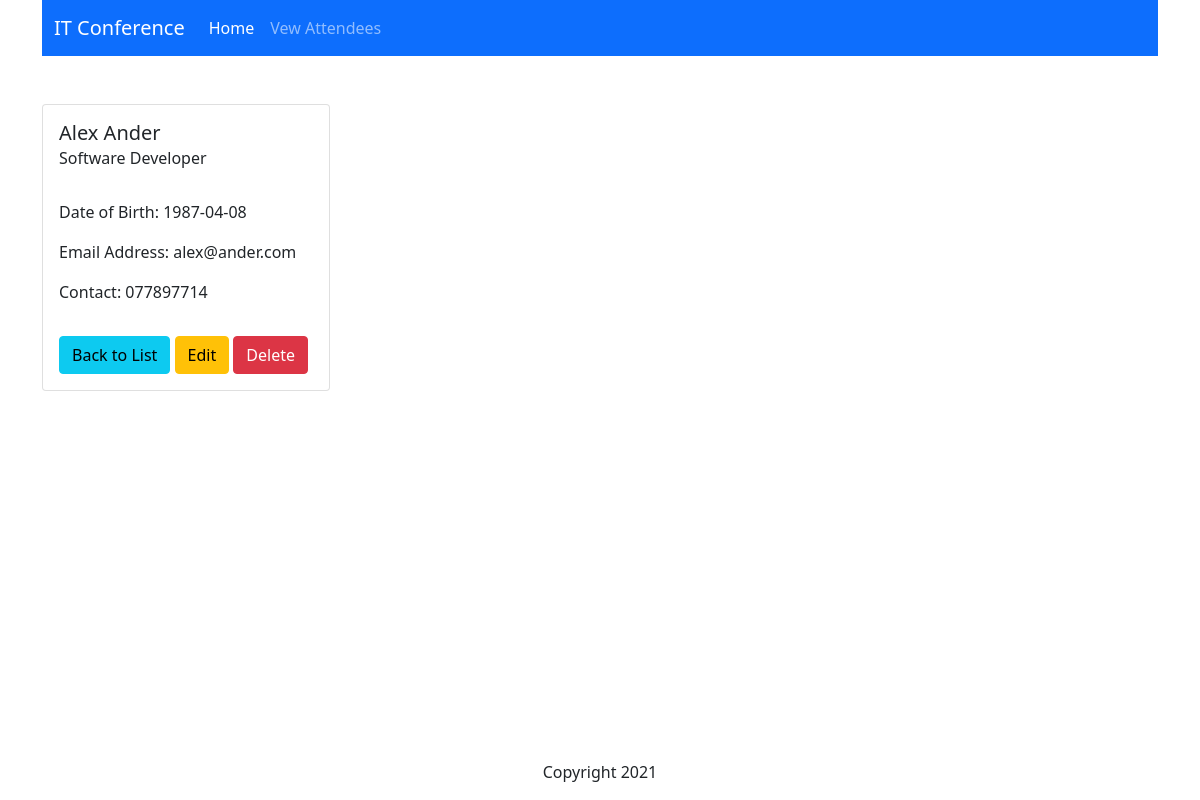
Screenshot of /view.php?id=6 with the database file from the repository.
### tables this page shows
CREATE TABLE `attendee` (
  `attendee_id` int(11) NOT NULL,
  `firstname` varchar(100) NOT NULL,
  `lastname` varchar(100) NOT NULL,
  `dateofbirth` date NOT NULL,
  `emailaddress` varchar(100) NOT NULL,
  `contactnumber` varchar(20) NOT NULL,
  `specialty_id` int(11) NOT NULL
);

CREATE TABLE `specialties` (
  `specialty_id` int(11) NOT NULL,
  `name` varchar(50) NOT NULL
);

### db/conn.php (called while the page is built)
<?php
    $host = '127.0.0.1';
    $db = 'attendance_db';
    $user = 'root';
    $pass = '';
    $charset = 'utf8mb4';
    $dsn = "mysql:host=$host;dbname=$db;charset=$charset";
    try{
        $pdo = new PDO($dsn, $user, $pass);
        $pdo->setAttribute(PDO::ATTR_ERRMODE, PDO::ERRMODE_EXCEPTION);
    }catch(PDOException $e){
        throw new PDOException($e->getMessage());
    }
    require_once 'crud.php';
    $crud = new crud($pdo);
?>

### db/crud.php (called while the page is built, shortened)
<?php
    class crud {
        private $db;
        function __construct($conn){
            $this->db = $conn;
        }
        public function getAttendeeDetails($id){
            try {
                $sql = "SELECT * FROM `attendee` a INNER JOIN `specialties` s ON a.specialty_id = s.specialty_id WHERE attendee_id = :id";
                $stmt = $this->db->prepare($sql);
                $stmt->bindparam(':id', $id);
                $stmt->execute();
                $result = $stmt->fetch();
                return $result;
            } catch (PDOException $e) {
                echo $e->getMessage();
                return false;
            }
        }
    }
?>

### view.php (the view, shortened to what this page needs)
<?php
    require_once 'includes/header.php';
    require_once 'db/conn.php';
    if( ! isset($_GET['id']) ) {
        include 'includes/errormsg.php';
    }
    else {
        $id = $_GET['id'];
        $result = $crud->getAttendeeDetails($id);
    ?>
    <div class="card" style="width: 18rem;">
        <div class="card-body">
            <h5 class="card-title">
                <?= $result['firstname'] .' ' . $result['lastname'] ?>
            </h5>
            <h6 class="card-subtitle">
                <?= $result['name'] ?>
            </h6>
        </div>
        <div class="card-body">
            <p class="card-text">Date of Birth: <?= $result['dateofbirth'] ?></p>
            <p class="card-text">Email Address: <?= $result['emailaddress'] ?></p>
            <p class="card-text">Contact: <?= $result['contactnumber'] ?></p>
        </div>
        <div class="card-body">
            <a href="viewrecords.php" class="btn btn-info">Back to List</a>
            <a href="edit.php?id=<?php echo $result['attendee_id'] ?>" class="btn btn-warning">Edit</a>
            <a onClick="return confirm('Are you sure you want to delete this record?');" href="delete.php?id=<?php echo $result['attendee_id'] ?>" class="btn btn-danger">Delete</a>
        </div>
    </div>
    <?php } ?>
<?php require_once 'includes/footer.php'; ?>

### rows the page displays
attendee: firstname "Alex", lastname "Ander", specialty.name "Software Developer", dateofbirth "1987-04-08", emailaddress "alex@ander.com", contactnumber "077897714"
